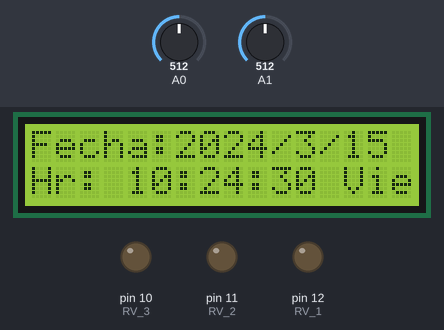
A sketch run on a simulated Arduino Uno, built with avr-gcc and run on an emulated ATmega328P. On the bench: 16×2 character LCD, output pins drawn as LEDs (lit = HIGH). Inputs (shaded band) come from the test bench; at power-on: A0 = 512, A1 = 512. The local clock reads 2024-03-15 10:24:30 at power-on unless the sketch sets it; what the sketch prints to the serial monitor is not drawn.

Above: at 1.2 s.
At 5.3 s:
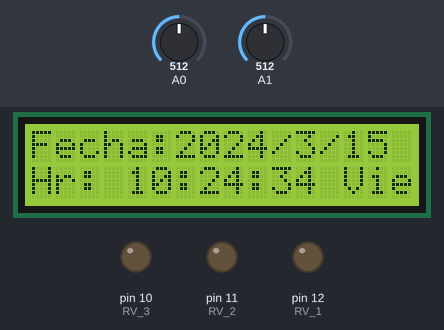
At 10.5 s:
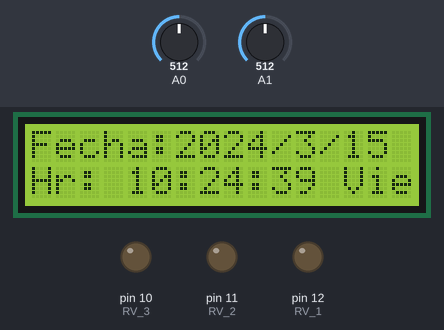
At 19.8 s:
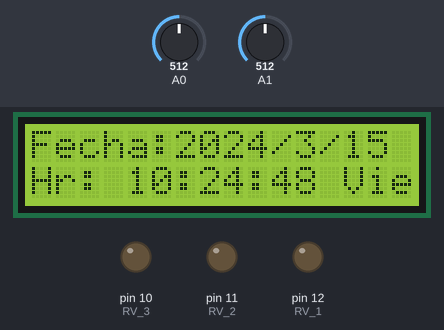
At 29.1 s:
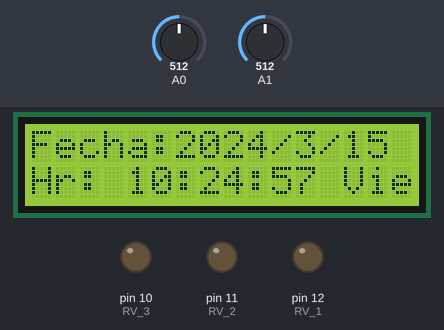
At 38.4 s:
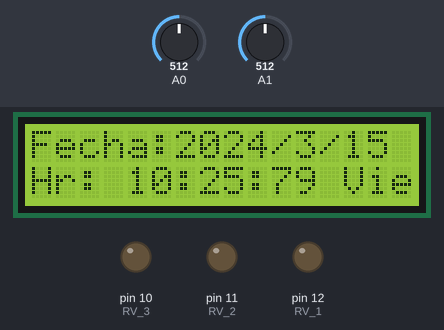

The sketch:

PROGRAMADORDERIEGO.ino.ino
```cpp
/*
 *PAUL RUDOLF MARCUS CAMARGO.
*/

#include <Wire.h>
#include "RTClib.h"
#include <LiquidCrystal_I2C.h>
#define RV_1  12
#define RV_2  11
#define RV_3  10
//#define RV_4  9
//#define RV_5  8

int n_dia;
int r_dia;
int n_mes;
int t_mes;
int n_anno;
int d_anno;
int t_siglo=6;

LiquidCrystal_I2C lcd(0x27,16,2);
RTC_DS1307 rtc;


void setup() {
 pinMode(RV_1, OUTPUT);
 pinMode(RV_2, OUTPUT);
 pinMode(RV_3, OUTPUT);
 //pinMode(RV_4, OUTPUT);
 //pinMode(RV_5, OUTPUT);
 Wire.begin();
 rtc.begin();
 //RTC.adjust(DateTime(__DATE__, __TIME__));
Serial.begin (9600);
  {

   Serial.println("RTC is NOT running!");
  }
lcd.init();
lcd.backlight();                            // Coloca luz de fondo al LCD
lcd.clear();
}

void loop() {


   DateTime now = rtc.now();
   int contacto1 = analogRead(A0);    //Lee el valor de los contactos para escoger el horario
   int contacto2 = analogRead(A1);

   Serial.print(now.year(), DEC);
   Serial.print('/');
   Serial.print(now.month(), DEC);
   Serial.print('/');
   Serial.print(now.day(), DEC);
   Serial.print('/');
   Serial.print(now.hour(), DEC);
   Serial.print('/');
   Serial.print(now.minute(), DEC);
   Serial.print('/');
   Serial.print(now.second(), DEC);
   Serial.println();
   Serial.println();
    delay(1000);
 lcd.setCursor(0,0);
 lcd.print("Fecha:");
 lcd.print(now.year(), DEC);
 lcd.print("/");
 lcd.print(now.month(), DEC);
 lcd.print("/");
 lcd.print(now.day(), DEC);
 lcd.print(" ");
 lcd.setCursor(0,1);
 lcd.print("Hr: ");
 lcd.print(now.hour(), DEC);
 lcd.print(":");
 lcd.print(now.minute(), DEC);
 lcd.print(":");
 lcd.print(now.second(), DEC);
 lcd.setCursor(13,1);
/*
if (contacto1 <= 1000){     // si el contacto 1 esta desactivado, despliega -S- entre semana funciona el timbre
    lcd.setCursor(12,0);
    lcd.print("S");
    Serial.print("-S-");
}
 else {                      // si el contacto 1 esta activado, despliega -F- el Fin de semana funciona el timbre
   lcd.setCursor(15,0);
   lcd.print("F");
   Serial.print("-F-");
 }/*
 int r_diaSemana=dia_de_semana();   // llama a la funcion que calcula el dia de la semana y lo almacena en r_diaSemana

 if ((r_diaSemana == 6 || r_diaSemana == 0)&&(contacto4 <= 1000)){  // si el contacto4 de Fin de semana esta apagado y es fin de semana no hace nada
 }
 else {
   if (contacto1 >= 1000)   // Si el contacto 1 esta activo (Horario 1)
     horario_1();           // llama a la funcion que activa el horario 1

   if (contacto2 >= 1000)  // Si el contacto 2 esta activo (Horario 2)
     horario_2();          // llama a la funcion que activa el horario2
}
 digitalWrite(timbre, LOW);
 digitalWrite(val1, LOW);
 digitalWrite(val2, LOW);
 // digitalWrite(val3, LOW);
 delay(500);                    // La informaci¢n se actualiza cada 1/2 seg.
 lcd.setCursor(9,0);            // Borra parte de la pantalla del LCD
 lcd.print("                ");
 lcd.setCursor(8,1);
 lcd.print("                ");

void activar_Valvulas(){
    digitalWrite(timbre, HIGH);
    digitalWrite(val1, HIGH);
    digitalWrite(val2, HIGH);
   // digitalWrite(val3, HIGH);
    lcd.setCursor(0,0);
    lcd.print("Valvula ON  ");
    Serial.println("Valvula Activa");
    delay(else if (now.hour() == 12 & now.minute() == 56
& now.second() == 0));
}
 */
 n_anno=(now.year()-2000);
 d_anno=n_anno/4;
 n_dia=now.day();
 n_mes=now.month();
 switch (n_mes) {
    case 1:
      t_mes=0;
      break;
    case 2:
      t_mes=3;
      break;
    case 3:
      t_mes=3;
      break;
    case 4:
      t_mes=6;
      break;
    case 5:
      t_mes=1;
      break;
    case 6:
      t_mes=4;
      break;
    case 7:
      t_mes=6;
      break;
    case 8:
      t_mes=2;
      break;
    case 9:
      t_mes=5;
      break;
    case 10:
      t_mes=0;
      break;
    case 11:
      t_mes=3;
      break;
    case 12:
      t_mes=5;
      break;
    default:
      t_mes=t_mes;
    break;
 }

 r_dia=n_dia+t_mes+n_anno+d_anno+t_siglo;
 r_dia = r_dia % 7;

switch (r_dia) {
    case 1:
       lcd.print("Lu");
        Serial.print(" Lun ");
      break;
      case 2:
       lcd.print("Mar");
       Serial.println(" Ma ");
      break;
      case 3:
       lcd.print("Mie");
       Serial.print(" Mi ");
      break;
      case 4:
       lcd.print("Jue");
       Serial.print(" Ju ");
      break;
      case 5:
       lcd.print("Vie");
       Serial.print(" Vi ");
      break;
      case 6:
       lcd.print("Sab");
       Serial.print(" Sa ");
      break;
      case 0:
       lcd.print("Dom");
       Serial.print(" Do ");
      break;
      default:
       lcd.print("---");
       Serial.print(" ---");
      break;


 }


//VALVULA 1
//HORA 1
//ENCENDIDO 1
 if (now.hour() == 10 & now.minute() == 52& now.second() == 0)
 {
    digitalWrite(RV_1, HIGH);


      lcd.setCursor(0,0);
    lcd.print("Timbre ON  ");
    Serial.println("Timbre Activo");
    }
    //APAGADO 1
  else if (now.hour() == 10 & now.minute() == 53& now.second() == 0)
  {
digitalWrite(RV_1, LOW);
    }


 //HORA 2
 //ENCENDIDO 2
 if (now.hour() == 14 & now.minute() == 50& now.second() == 0)

    {
    digitalWrite(RV_1, HIGH);
    }
  //APAGADO 2
   else if (now.hour() == 14 & now.minute() == 53& now.second() == 0)
   {
digitalWrite(RV_1, LOW);
    }


//VALVULA 2

//HORA 1
//ENCENDIDO 1
 if (now.hour() == 14& now.minute() == 50& now.second() == 0)
    {
    digitalWrite(RV_2, HIGH);
    }

//APAGADO 1

    else if (now.hour() == 14 & now.minute() == 53& now.second() == 0)
    {
digitalWrite(RV_2, LOW);
    }


//VALVULA 3

//ENCENDIDO 1
if (now.hour() == 14& now.minute() == 56& now.second() == 0)
    {
    digitalWrite(RV_3, HIGH);
    }
//APAGADO 1

   else if (now.hour() == 14 & now.minute() == 53& now.second() == 0)
    {
digitalWrite(RV_2, LOW);
    }


 /*
//VALVULA 4

//ENCENDIDO 1
 if (now.hour() == 14& now.minute() == 33& now.second() == 0)

    {
    digitalWrite(RV_4, HIGH);
    }
 //APAGADO 1

  else  if (now.hour() == 14& now.minute() == 35& now.second() == 0)
    {
digitalWrite(RV_4, LOW);
    }

*/


/*
//VALVULA 5


//ENCENDIDO 1
if (now.hour() == 16 & now.minute() == 1 & now.second() == 30)

    {
    digitalWrite(RV_5, HIGH);
    }
//APAGADO 1

  else  if (now.hour() == 14 & now.minute() == 0 & now.second() == 0)
    {
digitalWrite(RV_5, LOW);
    }

    */
}
```

Measured:
- what the display in image 0 shows lasts 1.0 s, from 1.1 s to 2.1 s
